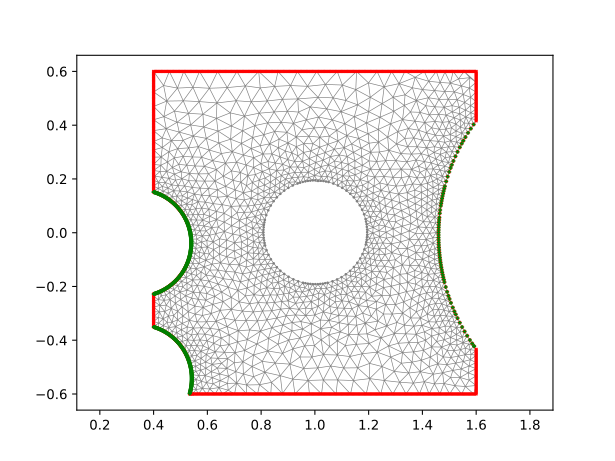

Recreate this plot in Python.
import os,sys
import matplotlib.pyplot as pyplot
import numpy
import oceanmesh

def test_rect():
  bbox = (0.4,1.6,-0.6,0.6)
  shp='islands.shp'

  min_edge_length = 2.e3  # h0
  max_edge_length = 10.e3

  shore = oceanmesh.Shoreline(shp, bbox, min_edge_length)
  edge_length = oceanmesh.distance_sizing_function(shore,rate=0.10, max_edge_length=max_edge_length)
  domain = oceanmesh.signed_distance_function(shore)

  points, cells = oceanmesh.generate_mesh(domain, edge_length)

  pyplot.figure(1)
  pyplot.clf()
  pyplot.triplot(points[:,0],points[:,1],cells,'-',lw=0.5,color='0.5')
  pyplot.plot(shore.boubox[:,0],shore.boubox[:,1],'-',color='r',markersize=0)
  pyplot.plot(shore.inner[:,0],shore.inner[:,1],'.',color='gray',markersize=2)
  pyplot.plot(shore.mainland[:,0],shore.mainland[:,1],'-',color='green',linewidth=.5)
  pyplot.gca().axis('equal')

  oFile = os.path.basename(sys.argv[0]).replace('.py','')
  pyplot.savefig(oFile+'.svg')


test_rect()
